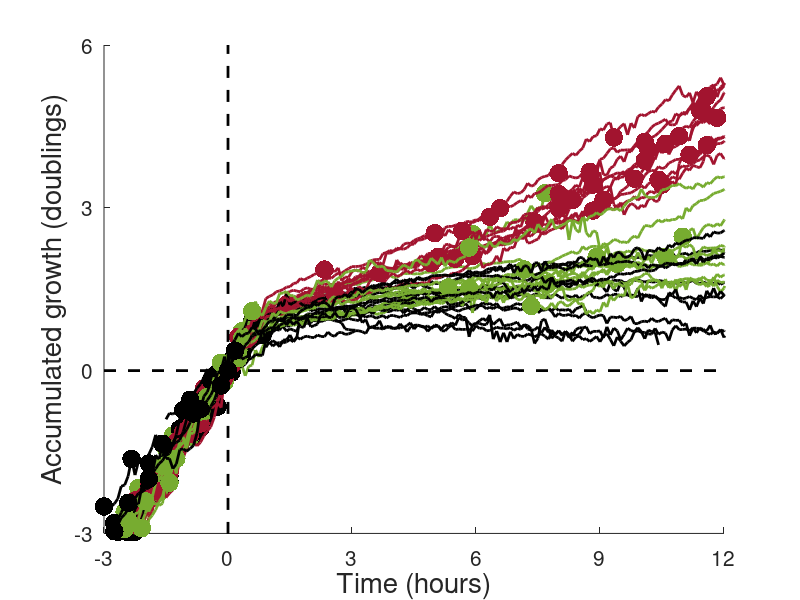

This figure's MATLAB source:
load data

col(1,:)=[0 0 0];
col(2,:)=[0.4660 0.6740 0.1880];
col(3,:)=[0.6350 0.0780 0.1840];

% div_count=sum(d(:,70:end)'==1);
% j(div_count==0)=1;
% j(div_count==1)=2;
% j(div_count>1)=3;

% Plot accumulated growth. Drug added at frame 60 (t=0); set um to 0 at t=0
figure
for i=1:36
    hold on
    plot(t,a(i,:)-a(i,59),'Color',col(j(i),:),'LineWidth',2)
    plot(d(i,:).*t,d(i,:).*(a(i,:)-a(i,59)),'.','MarkerSize',40,'Color',col(j(i),:),'LineWidth',1)
end

plot([0 0],[-4 6],'--k','LineWidth',2)
plot([-3 12],[0 0],'--k','LineWidth',2)
axis([-3 12 -3 6])
set(gca,'FontSize',15,'XTick',[-3 0 3 6 9 12],'YTick',[-3 0 3 6 9 12])
xlabel('Time (hours)','FontSize',20)

%set(findall(gcf,'-property','FontSize'),'FontSize',44)
ylabel('Accumulated growth (doublings)','FontSize',20)
set(gcf, 'Position',  [20, 20, 1000, 1000])
